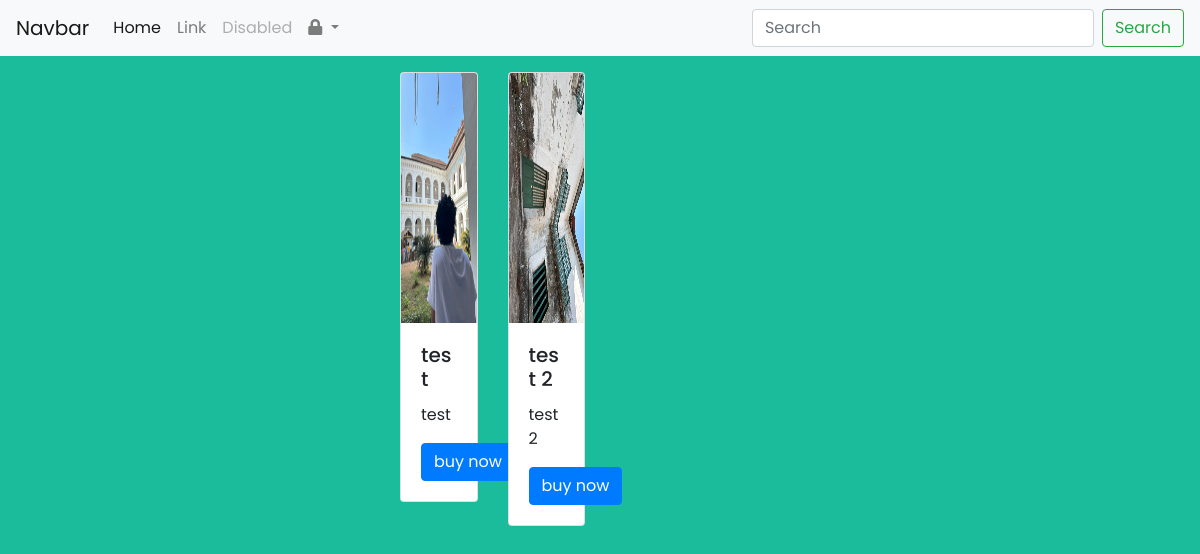
The app's page /, older data.
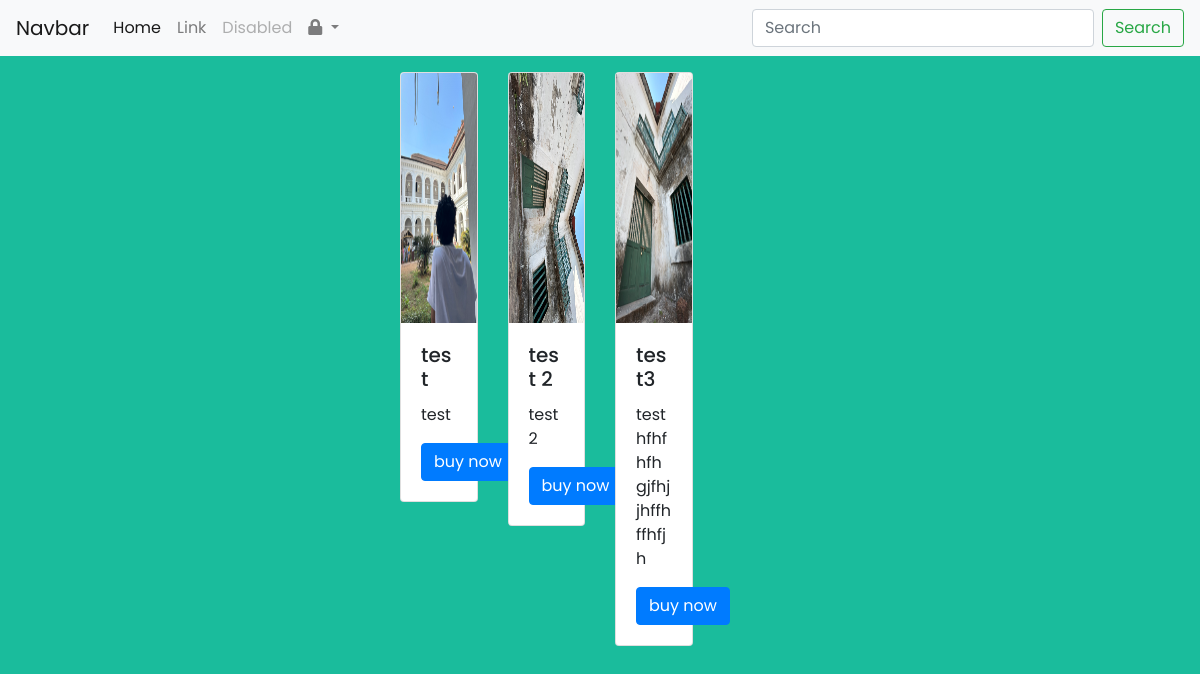
The same page, newer data.
### login_page/models.py (models this page shows, shortened)
class ItemModel(models.Model):
    title = models.CharField(max_length=500)
    image = models.ImageField(upload_to="images/")
    description = models.CharField(max_length=2000)
    price = models.DecimalField(decimal_places=2, max_digits=10)
    product_type = models.CharField(max_length=200, choices=PRODUCT_TYPE)

### login_page/views.py (the view)
# urls.py: 2. Add a URL to urlpatterns:  path('', views.home, name='home')
def home(request):
    username = request.user.username
    image = ItemModel.objects.all()
    context = {'username': username, 'image': image}
    return render(request, "home.html",context)

### login_page/templates/home.html (shortened to what this page needs)
<!DOCTYPE html>
<html lang="en">
<head>
    <link rel="stylesheet" href="https://cdn.jsdelivr.net/npm/bootstrap@4.0.0/dist/css/bootstrap.min.css">
    <link rel="stylesheet" href="style.css">
          <link rel="stylesheet" href="https://cdnjs.cloudflare.com/ajax/libs/font-awesome/5.15.2/css/all.min.css"/>
</head>
<body>
        <nav class="navbar navbar-expand-lg navbar-light bg-light">
            {% if username %}
          <a class="navbar-brand" href="#">{{ username }}</a>
            {%else%}
          <a class="navbar-brand" href="#">Navbar</a>
            {% endif %}
          <div class="collapse navbar-collapse" id="navbarSupportedContent">
            <ul class="navbar-nav mr-auto">
              <li class="nav-item active">
                <a class="nav-link" href="#">Home <span class="sr-only">(current)</span></a>
              </li>
              <li class="nav-item">
                <a class="nav-link" href="#">Link</a>
              </li>
              <li class="nav-item">
                <a class="nav-link disabled" href="#">Disabled</a>
              </li>
                <li class="nav-item dropdown">
                <a class="nav-link dropdown-toggle" href="#" id="navbarDropdown" role="button" data-toggle="dropdown" aria-haspopup="true" aria-expanded="false">
                  <i class="fas fa-lock"></i>
                </a>
              </li>
            </ul>
            <form class="form-inline my-2 my-lg-0">
              <input class="form-control mr-sm-2" type="search" placeholder="Search" aria-label="Search">
              <button class="btn btn-outline-success my-2 my-sm-0" type="submit">Search</button>
            </form>
          </div>
        </nav>
          <div class="container mt-3">
              <div class="row ">
          {% for item in image %}
                <div class="col-sm-3">
                  <div class="card ">
                    <img src="{{ item.image.url }}" class="card-img-top" alt="..." height="250" width="250">
                    <div class="card-body">
                    <h5 class="card-title">{{ item.title }}</h5>
                    <p class="card-text">{{ item.description }}</p>
                    <a href="#" class="btn btn-primary">buy now</a></div>
                  </div>
                </div>
          {% endfor %}
              </div>
            </div>
</body>
</html>

### login_page/static/style.css (style rules this page uses)
* { margin: 0; padding: 0; box-sizing: border-box; font-family: 'Poppins',sans-serif; }
body { background: #1abc9c; overflow: hidden; }
.container { max-width: 440px; padding: 0 20px; margin: 170px auto; }

Row changes from the older to the newer data that the page shows:
added ItemModel: image (picture), title "test3", description "test hfhfhfhgjfhjjhffhffhfjh"
